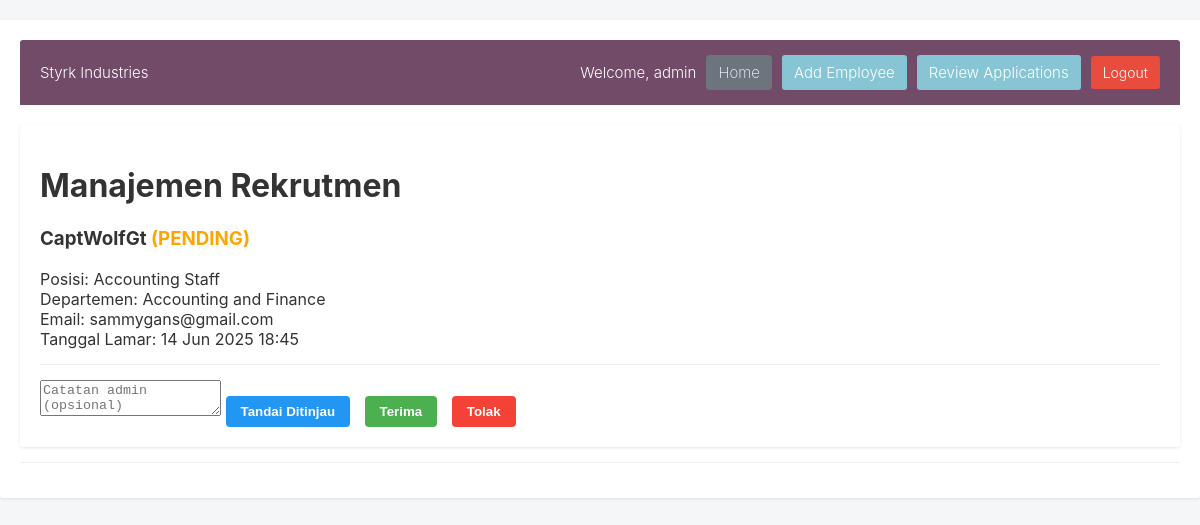
The app's page /admin_approval.php (signed in), older data.
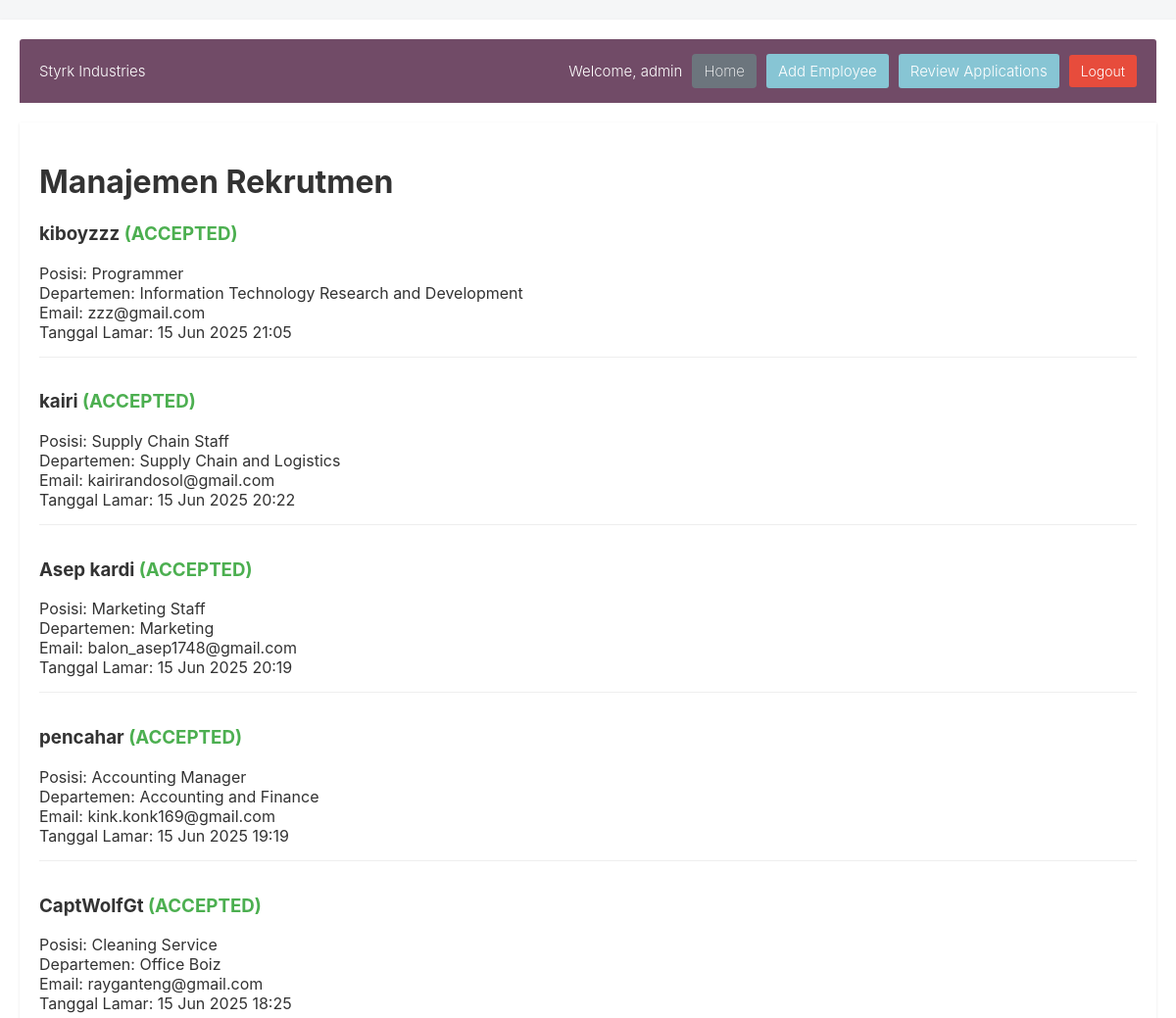
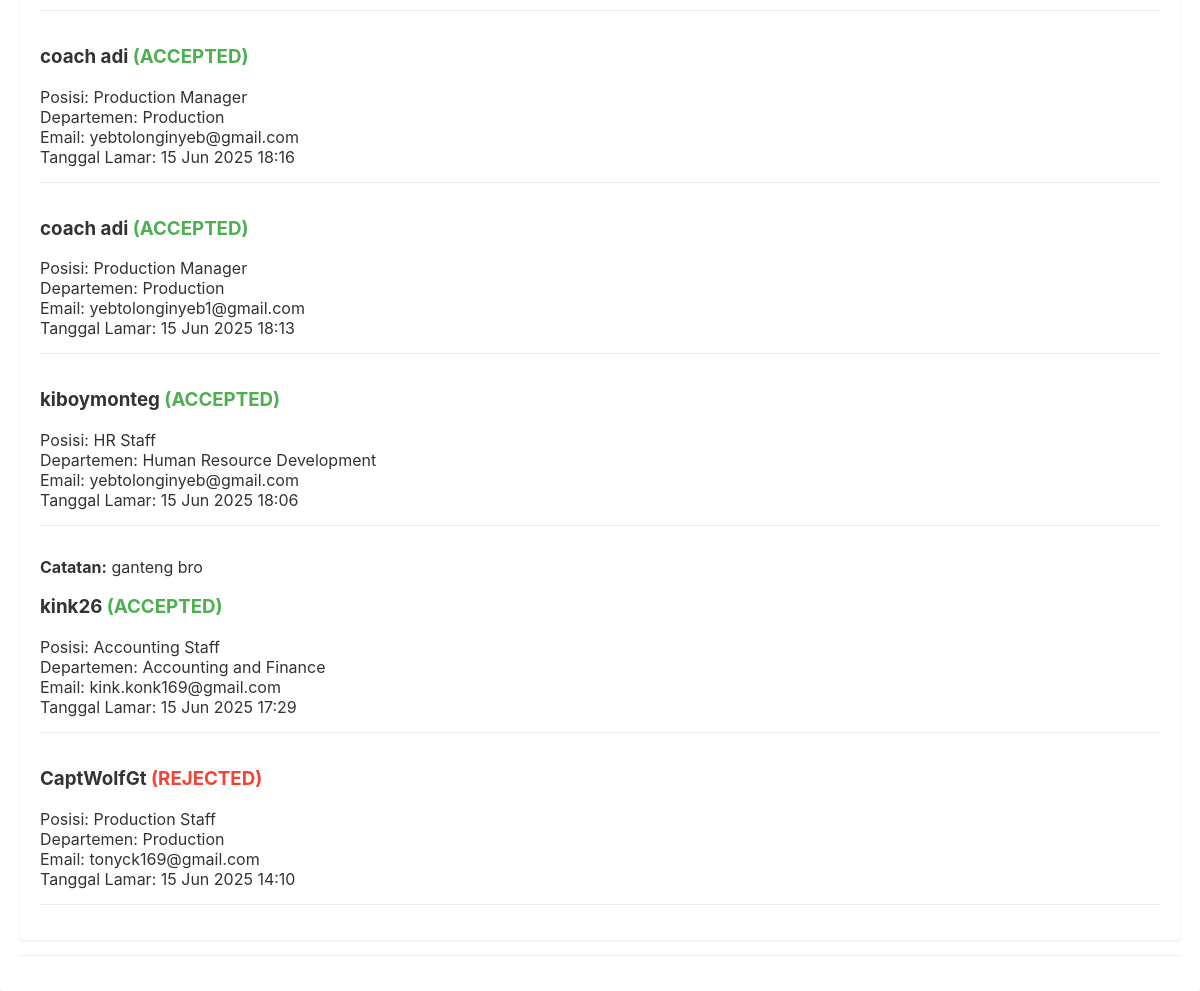
The same page, newer data (2 pictures, top to bottom).
### tables this page shows
CREATE TABLE `recruitment` (
  `id` int NOT NULL,
  `name` varchar(100) NOT NULL,
  `email` varchar(100) NOT NULL,
  `phone` varchar(20) DEFAULT NULL,
  `position_id` int NOT NULL,
  `cv_path` varchar(255) NOT NULL,
  `photo_path` varchar(255) DEFAULT NULL,
  `application_date` datetime DEFAULT CURRENT_TIMESTAMP,
  `status` enum('pending','reviewed','accepted','rejected') DEFAULT 'pending',
  `admin_notes` text
);

CREATE TABLE `job_positions` (
  `position_id` int NOT NULL,
  `department_id` int NOT NULL,
  `title` varchar(100) NOT NULL
);

CREATE TABLE `departments` (
  `id` int NOT NULL,
  `name` varchar(100) NOT NULL
);

### admin_approval.php (the view, shortened to what this page needs)
<?php
require_once 'auth.php';
require 'admin_header.php';
$sql = "SELECT r.*,
        d.name AS department_name,
        jp.title AS position_title,
        jp.position_id
        FROM recruitment r
        JOIN job_positions jp ON r.position_id = jp.position_id
        JOIN departments d ON jp.department_id = d.id
        ORDER BY
           CASE WHEN r.status = 'pending' THEN 0
                WHEN r.status = 'reviewed' THEN 1
                ELSE 2 END,
           r.application_date DESC";
$result = $conn->query($sql);
$applications = $result->fetch_all(MYSQLI_ASSOC);
?>
<!DOCTYPE html>
<html>
<head>
</head>
<body>
    <div class="container">
        <h1>Manajemen Rekrutmen</h1>
        <?php foreach ($applications as $app): ?>
            <div class="application" data-status="<?= $app['status'] ?>">
                <h3><?= htmlspecialchars($app['name']) ?>
                    <span class="status-<?= $app['status'] ?>">
                        (<?= strtoupper($app['status']) ?>)
                    </span>
                </h3>
                <div class="app-details">
                    <div class="detail-item">
                        <span class="detail-label">Posisi:</span>
                        <span><?= htmlspecialchars($app['position_title']) ?></span>
                    </div>
                    <div class="detail-item">
                        <span class="detail-label">Departemen:</span>
                        <span><?= htmlspecialchars($app['department_name']) ?></span>
                    </div>
                    <div class="detail-item">
                        <span class="detail-label">Email:</span>
                        <span><?= htmlspecialchars($app['email']) ?></span>
                    </div>
                    <div class="detail-item">
                        <span class="detail-label">Tanggal Lamar:</span>
                        <span><?= date('d M Y H:i', strtotime($app['application_date'])) ?></span>
                    </div>
                </div>
                <?php if ($app['status'] == 'pending'): ?>
                    <form method="POST" class="action-form" enctype="multipart/form-data">
                        <textarea name="notes" placeholder="Catatan admin (opsional)"></textarea>
                        <button type="submit" name="action" value="review" class="action-btn review-btn">Tandai Ditinjau</button>
                        <button type="submit" name="action" value="accept" class="action-btn accept-btn">Terima</button>
                        <button type="submit" name="action" value="reject" class="action-btn reject-btn">Tolak</button>
                    </form>
                <?php else: ?>
                    <div class="action-form">
                        <?php if (!empty($app['admin_notes'])): ?>
                            <p><strong>Catatan:</strong> <?= htmlspecialchars($app['admin_notes']) ?></p>
                        <?php endif; ?>
                    </div>
                <?php endif; ?>
            </div>
        <?php endforeach; ?>
    </div>
    <form method="POST" class="action-form" action="<?= htmlspecialchars($_SERVER['PHP_SELF']) ?>">
    </form>
</body>
</html>

Row changes from the older to the newer data that the page shows:
removed recruitment: name "CaptWolfGt", status "PENDING", position.title "Accounting Staff", departments.name "Accounting and Finance", email "sammygans@gmail.com", application_date "14 Jun 2025 18:45"
added recruitment: name "kiboyzzz", status "ACCEPTED", position.title "Programmer", departments.name "Information Technology Research and Development", email "zzz@gmail.com", application_date "15 Jun 2025 21:05"
added recruitment: name "kairi", status "ACCEPTED", position.title "Supply Chain Staff", departments.name "Supply Chain and Logistics", email "kairirandosol@gmail.com", application_date "15 Jun 2025 20:22"
added recruitment: name "Asep kardi", status "ACCEPTED", position.title "Marketing Staff", departments.name "Marketing", email "balon_asep1748@gmail.com", application_date "15 Jun 2025 20:19"
added recruitment: name "pencahar", status "ACCEPTED", position.title "Accounting Manager", departments.name "Accounting and Finance", email "kink.konk169@gmail.com", application_date "15 Jun 2025 19:19"
added recruitment: name "CaptWolfGt", status "ACCEPTED", position.title "Cleaning Service", departments.name "Office Boiz", email "rayganteng@gmail.com", application_date "15 Jun 2025 18:25"
added recruitment: name "coach adi", status "ACCEPTED", position.title "Production Manager", departments.name "Production", email "yebtolonginyeb@gmail.com", application_date "15 Jun 2025 18:16"
added recruitment: name "coach adi", status "ACCEPTED", position.title "Production Manager", departments.name "Production", email "yebtolonginyeb1@gmail.com", application_date "15 Jun 2025 18:13"
added recruitment: name "kiboymonteg", status "ACCEPTED", position.title "HR Staff", departments.name "Human Resource Development", email "yebtolonginyeb@gmail.com", application_date "15 Jun 2025 18:06", admin_notes "ganteng bro"
added recruitment: name "kink26", status "ACCEPTED", position.title "Accounting Staff", departments.name "Accounting and Finance", email "kink.konk169@gmail.com", application_date "15 Jun 2025 17:29"
added recruitment: name "CaptWolfGt", status "REJECTED", position.title "Production Staff", departments.name "Production", email "tonyck169@gmail.com", application_date "15 Jun 2025 14:10"
